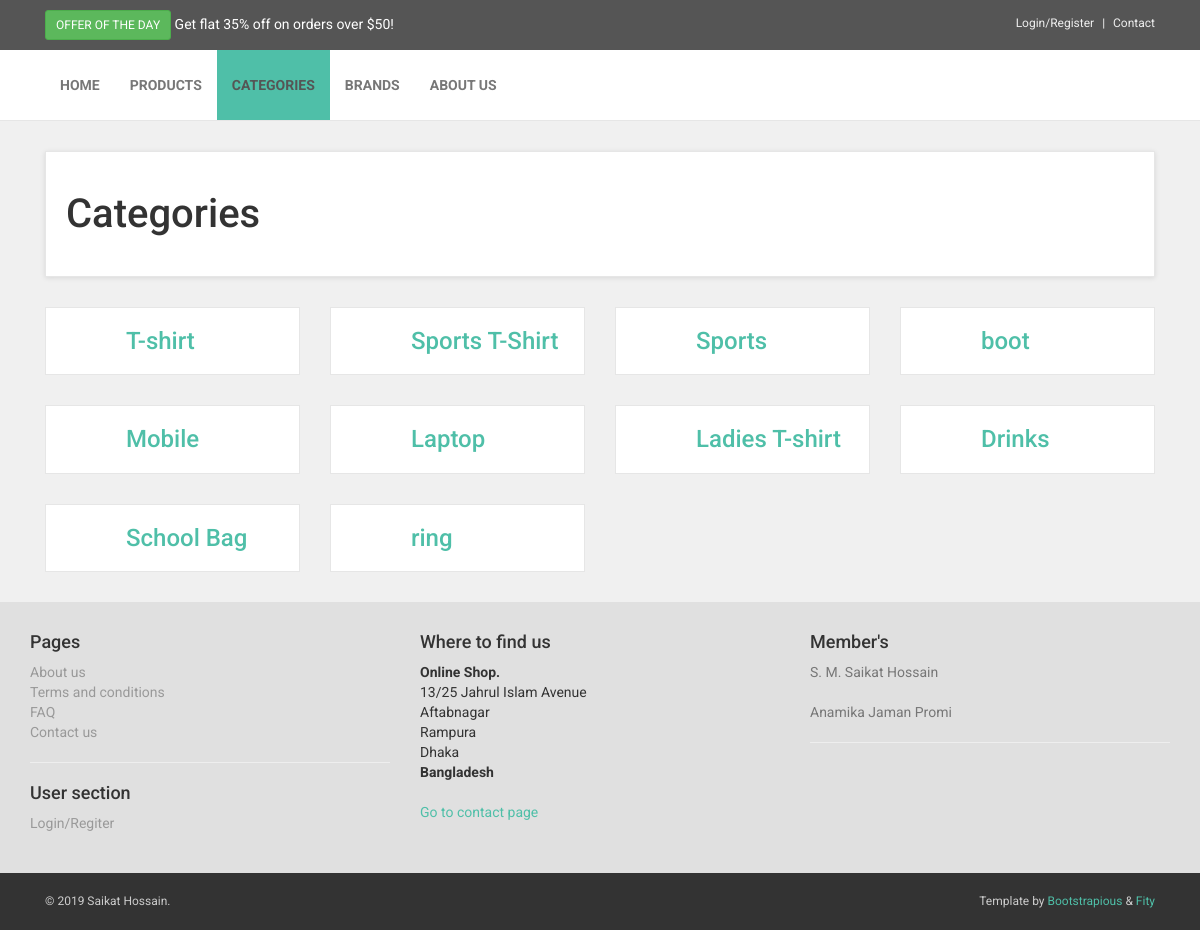
The app's page /category.php with its own data.
### tables this page shows
CREATE TABLE `category` (
  `ID` int(11) NOT NULL,
  `category_name` varchar(50) NOT NULL,
  `total_amount` int(11) NOT NULL
);

### category.php (the view, shortened to what this page needs)
<?php include("header.php"); ?>
<?php
    include("navbar.php");
?>
    <div id="all">
        <div id="content">
            <div class="container">
                <div class="col-md-12">
                    <div class="box">
                        <h1>Categories</h1>
                    </div>
                    <?php
                        $qry = "SELECT * from category";
                        $res = $db_connect->query($qry) or die('Bad Query');
                    ?>
                    <div class="row products">
                        <?php
                            while($row = $res->fetch_assoc()){
                                $cat_id = $row['ID'];
                                $name = $row['category_name'];
                        ?>
                        <div class="col-md-3 col-sm-4">
                            <div class="product" style = "padding-left: 80px;">
                                    <h3><a href="product.php?c_id=<?php echo $cat_id; ?>"><?php echo $name; ?></a></h3>
                            </div>
                        </div>
                    <?php
                        }
                    ?>
                    </div>
                </div>
            </div>
        </div>
<?php include("footer.php"); ?>

### css/style.default.css (style rules this page uses)
a, button { -webkit-transition: all 0.2s ease-out; -moz-transition: all 0.2s ease-out; transition: all 0.2s ease-out; }
h1 { font-weight: 700; font-size: 40px; }
.box { background: #fff; margin: 0 0 30px; border: solid 1px #e6e6e6; -webkit-box-sizing: border-box; -moz-box-sizing: border-box; box-sizing: border-box; padding: 20px; -webkit-box-shadow: 0 1px 5px rgba(0, 0, 0, 0.1); box-shadow: 0 1px 5px rgba(0, 0, 0, 0.1); }
#content .product { background: #fff; border: solid 1px #e6e6e6; -webkit-box-sizing: border-box; -moz-box-sizing: border-box; box-sizing: border-box; margin-bottom: 30px; }
body { font-family: "Roboto", Helvetica, Arial, sans-serif; font-size: 14px; line-height: 1.42857143; color: #333333; background-color: #f0f0f0; }
a { color: #4fbfa8; text-decoration: none; }
h1, h2, h3, h4, h5, h6, .h1, .h2, .h3, .h4, .h5, .h6 { font-family: inherit; font-weight: 500; line-height: 1.1; color: inherit; }
h1, .h1, h2, .h2, h3, .h3 { margin-top: 20px; margin-bottom: 20px; }

### records on screen
category: category_name "T-shirt"
category: category_name "Sports T-Shirt"
category: category_name "Sports"
category: category_name "boot"
category: category_name "Mobile"
category: category_name "Laptop"
category: category_name "Ladies T-shirt"
category: category_name "Drinks"
category: category_name "School Bag"
category: category_name "ring"
